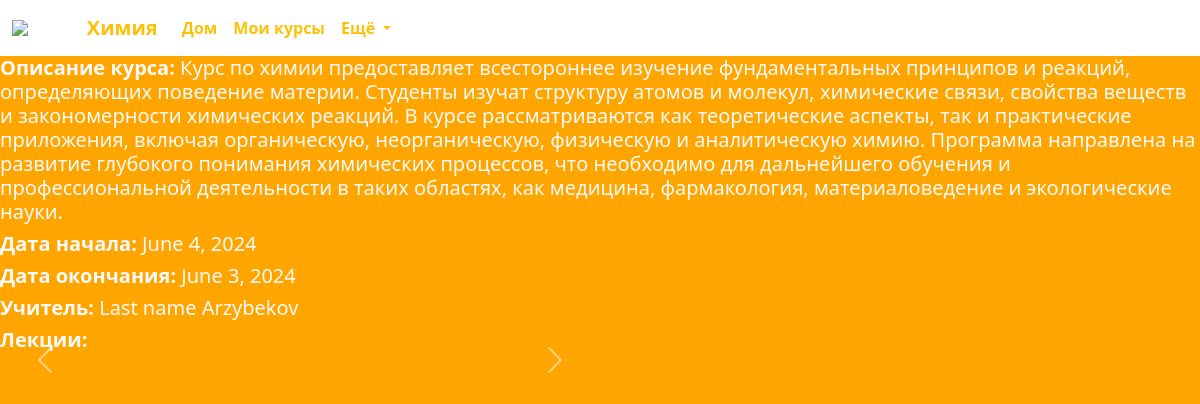
The page /courses/2/ (signed in) on the database its author committed.
### main/models.py (models this page shows)
class Course(models.Model):
    title = models.CharField('Название:', max_length=20)
    description = models.TextField('Описание:')
    start_date = models.DateField('Дата начала:')
    end_date = models.DateField("Дата окончания:")
    teachers = models.ForeignKey(User, related_name='teachers', on_delete=models.CASCADE)

### main/views.py (the view)
# urls.py: path('courses/<int:pk>/', views.course_detail, name='detail'),
@login_required(login_url='unauthenticated')
def course_detail(request, pk):
    course = Course.objects.get(id=pk)
    lecture = Lecture.objects.filter(course=course)
    return render(request, 'lectures/detail.html', {'course': course, 'lecture': lecture})

### template/lectures/detail.html (shortened to what this page needs)
{% load static %}
<!DOCTYPE html>
<html lang="ru">
<head>
    <link href="https://cdn.jsdelivr.net/npm/bootstrap@5.3.3/dist/css/bootstrap.min.css" rel="stylesheet">
</head>
<body>
   <header>
       <nav class="navbar navbar-expand-lg bg-white">
  <div class="container-fluid">
      <img class="navbar-brand" src="https://img.freepik.com/free-vector/hand-drawn-high-school-logo-design_23-2149667303.jpg?size=338&ext=jpg&ga=GA1.1.1518270500.1717372800&semt=ais_user" style="width: 5%">
      <a class="navbar-brand text-warning" href="#"><strong>{{ course.title }}</strong></a>
    <div class="collapse navbar-collapse" id="navbarNavDropdown">
      <ul class="navbar-nav">
        <li class="nav-item">
          <a class="nav-link text-warning" href="{% url 'main' %}"><strong>Дом</strong></a>
        </li>
          {% if user.status == teacher %}
        <li class="nav-item">
          <a class="nav-link text-warning" href="#"><strong>Мои курсы</strong></a>
        </li>
          {% endif %}
        <li class="nav-item dropdown">
          <a class="nav-link dropdown-toggle text-warning" href="#" role="button" data-bs-toggle="dropdown" aria-expanded="false"><strong>
            Eщё
          </strong></a>
        </li>
      </ul>
    </div>
  </div>
</nav>
   </header>
   <h5 class="mb-2 text-light"><strong>Описание курса:</strong> {{ course.description }}</h5>
   <h5 class="mb-2 text-light "><strong>Дата начала:</strong> {{ course.start_date }}</h5>
   <h5 class="mb-2 text-light"><strong>Дата окончания:</strong> {{ course.end_date }}</h5>
<h5 class="mb-2 text-light"><strong>Учитель:</strong> {{ course.teachers.last_name }} {{ course.teachers.first_name }}</h5>
<h5 class="mb-2 text-light"><STRONG>Лекции:</STRONG></h5>
<div id="carouselExampleIndicators" class="carousel slide" style="width: 50%">
  <button class="carousel-control-prev" type="button" data-bs-target="#carouselExampleIndicators" data-bs-slide="prev">
    <span class="carousel-control-prev-icon" aria-hidden="true"></span>
  </button>
  <button class="carousel-control-next" type="button" data-bs-target="#carouselExampleIndicators" data-bs-slide="next">
    <span class="carousel-control-next-icon" aria-hidden="true"></span>
  </button>
</div>
</body>
</html>

### template/lectures/detail.html (style rules this page uses)
body { background: orange; }

### rows shown on the page
Course: title "Химия", description "Курс по химии предоставляет всестороннее изучение фундаментальных принципов и реакций, определяющих поведение материи. Студенты изучат структуру атомов и молекул, химические связи, свойства веществ и закономерности химических реакций. В курсе рассматриваются как теоретические аспекты, так и практические приложения, включая органическую, неорганическую, физическую и аналитическую химию. Программа направлена на развитие глубокого понимания химических процессов, что необходимо для дальнейшего обучения и профессиональной деятельности в таких областях, как медицина, фармакология, материаловедение и экологические науки.", start_date "June 4, 2024", end_date "June 3, 2024", teachers.last_name "Last name", teachers.first_name "Arzybekov"
